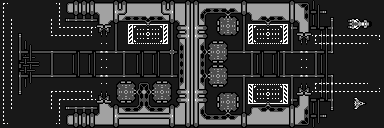

Tiled map render using the project's own tile images. Description and the whole map definition, tile-layer contents included, below:
An orthogonal 48x16 tile map with 8x8 px tiles, 1 tile layer (Tile Layer 1) and 25 objects (6x P, 4x ST, 3x LT, 3x G, 3x D, ...).

<map version="1.10" tiledversion="1.10.1" orientation="orthogonal" renderorder="right-down" width="48" height="16" tilewidth="8" tileheight="8" infinite="0" backgroundcolor="#181818" nextlayerid="10" nextobjectid="50">
 <editorsettings>
  <export target="../Map.tmj" format="json" />
 </editorsettings>
 <tileset firstgid="1" source="Tiles.tsx" />
 <layer id="1" name="Tile Layer 1" width="48" height="16">
  <data encoding="csv">
84,0,0,0,0,0,0,86,26,51,51,51,4,4,51,51,4,4,4,4,51,51,4,51,51,4,4,4,4,4,51,4,4,4,4,4,51,39,5,158,0,0,0,0,0,0,0,0,
91,0,0,0,0,0,0,91,17,67,67,67,19,11,60,70,11,11,11,11,68,62,11,59,59,16,22,22,29,37,67,19,11,11,11,11,59,11,121,141,74,0,0,0,0,0,0,0,
91,83,0,0,0,0,83,91,73,147,147,147,156,12,67,45,22,22,29,22,37,67,19,59,59,48,0,166,167,168,137,17,45,29,22,37,67,19,48,150,0,82,0,33,34,35,36,0,
91,91,0,0,0,0,91,100,109,109,109,85,210,209,137,0,161,162,163,164,165,137,76,62,60,78,0,174,175,176,137,161,162,163,164,165,138,156,154,149,133,140,0,41,42,43,44,0,
91,91,82,0,0,0,100,109,109,109,109,102,218,217,137,0,169,170,171,172,173,137,76,62,60,78,0,182,183,184,137,169,170,171,172,173,137,210,209,85,66,106,109,109,109,109,109,86,
91,91,137,158,0,0,0,0,0,0,0,0,237,235,137,0,177,178,179,180,181,137,46,59,59,40,211,212,213,0,137,177,178,179,180,181,137,218,217,100,66,106,109,109,109,109,0,0,
91,91,138,141,155,155,131,155,155,133,155,133,238,236,147,131,155,133,155,133,155,139,114,59,59,75,219,220,97,155,147,131,133,155,133,131,147,238,236,131,141,148,0,0,0,0,0,0,
91,91,134,153,144,0,137,0,0,150,0,150,237,235,0,137,0,150,0,150,0,137,6,59,59,24,227,228,229,0,0,137,150,0,150,137,0,237,235,137,150,0,0,0,0,0,0,0,
91,91,134,153,152,0,137,0,0,150,0,150,237,235,0,137,0,150,0,150,0,137,6,59,59,24,211,212,213,0,0,137,150,0,150,137,0,237,235,137,150,0,0,0,0,0,0,0,
91,91,138,141,155,155,147,155,155,149,155,149,238,236,155,147,155,149,155,149,155,147,114,59,59,75,219,220,97,155,131,147,149,155,149,147,131,238,236,147,141,132,0,0,0,0,0,0,
91,91,137,160,0,0,0,0,0,0,0,0,237,235,214,215,216,30,5,211,212,213,38,59,59,48,227,228,229,0,137,185,186,187,188,189,137,226,225,84,66,106,109,109,109,109,0,0,
91,91,90,0,0,0,84,109,109,109,109,86,226,225,222,223,224,107,75,219,220,221,76,62,60,78,0,190,191,192,137,193,194,195,196,197,137,234,233,101,66,106,109,109,109,109,109,102,
91,91,0,0,0,0,91,84,109,109,109,101,234,233,230,231,232,6,24,227,228,229,76,62,60,78,0,198,199,200,137,201,202,203,204,205,138,156,154,133,149,140,0,0,103,104,0,0,
91,99,0,0,0,0,99,91,73,131,131,131,156,3,51,39,8,14,7,8,47,51,10,59,59,40,0,206,207,208,137,26,39,25,8,47,51,10,40,150,0,90,0,0,111,112,0,0,
91,0,0,0,0,0,0,91,26,51,51,51,10,11,60,77,77,77,77,77,77,62,11,59,59,7,8,8,25,47,51,10,11,11,11,11,59,11,121,141,74,0,0,0,0,0,0,0,
100,0,0,0,0,0,0,102,17,67,67,67,18,18,67,18,18,18,18,18,18,67,18,67,67,18,18,18,18,18,67,18,18,18,18,18,67,45,32,160,0,0,0,0,0,0,0,0
</data>
 </layer>
 <objectgroup id="2" name="Object Layer 1">
  <object id="1" name="1x" x="188.729" y="-66.3125" width="72" height="40" />
  <object id="2" name="0.5x" x="139.833" y="-44.8333" width="36" height="20" />
  <object id="3" name="2x" x="268.083" y="-104.25" width="144" height="80" />
  <object id="9" name="SZ" x="104" y="14" width="200" height="100" />
  <object id="13" name="LT" x="260" y="11" width="24" height="4">
   <text fontfamily="Courier New" pixelsize="5" wrap="1" color="#ffffff">ALPHA</text>
  </object>
  <object id="15" name="ST" x="57" y="94" width="19" height="3" rotation="90">
   <text fontfamily="Courier New" pixelsize="4" wrap="1" color="#ffffff">ALPHA</text>
  </object>
  <object id="16" name="ST" x="57" y="14" width="19" height="3" rotation="90">
   <text fontfamily="Courier New" pixelsize="4" wrap="1" color="#ffffff">GAMMA</text>
  </object>
  <object id="17" name="LT" x="260" y="113" width="24" height="4">
   <text fontfamily="Courier New" pixelsize="5" wrap="1" color="#ffffff">ALPHA</text>
  </object>
  <object id="18" name="ST" x="354" y="38" width="15" height="3">
   <text fontfamily="Courier New" pixelsize="4" wrap="1" color="#ffffff">BETA</text>
  </object>
  <object id="19" name="LT" x="134" y="11" width="19" height="4">
   <text fontfamily="Courier New" pixelsize="5" wrap="1" color="#ffffff">BETA</text>
  </object>
  <object id="20" name="ST" x="354" y="86" width="15" height="3">
   <text fontfamily="Courier New" pixelsize="4" wrap="1" color="#ffffff">BETA</text>
  </object>
  <object id="34" name="G" x="32" y="8">
   <point />
  </object>
  <object id="36" name="G" x="32" y="120">
   <point />
  </object>
  <object id="37" name="D" x="148" y="34">
   <point />
  </object>
  <object id="38" name="P" x="126" y="92">
   <point />
  </object>
  <object id="39" name="P" x="162" y="92">
   <point />
  </object>
  <object id="40" name="P" x="218" y="76">
   <point />
  </object>
  <object id="41" name="P" x="228" y="102">
   <point />
  </object>
  <object id="42" name="P" x="218" y="52">
   <point />
  </object>
  <object id="43" name="P" x="228" y="26">
   <point />
  </object>
  <object id="44" name="D" x="268" y="94">
   <point />
  </object>
  <object id="45" name="D" x="268" y="34">
   <point />
  </object>
  <object id="46" name="G" x="376" y="64">
   <point />
  </object>
  <object id="47" name="S" x="101" y="37" width="6" height="54" />
  <object id="48" name="S" x="301" y="45" width="6" height="38" />
 </objectgroup>
</map>
